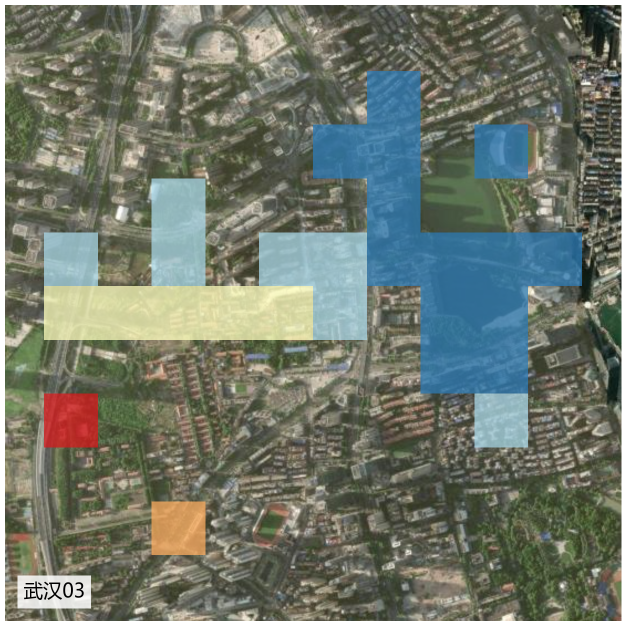
#> input picture 20261014/整合/第一部分/片区单独出图/武汉03.png, 1252 x 1252 px (shown at 1/2 size); its folder holds 4 pictures in this run
$ python '大创-绘图-指南针等.py'
#> lines starting #> are read from the running program, lines starting #| are printed output that depends on the picture
import os
import re
import numpy as np
import matplotlib.pyplot as plt
import matplotlib.font_manager as fm
from matplotlib.patches import Rectangle, Polygon as MplPolygon
from PIL import Image
import warnings
warnings.filterwarnings("ignore")

# ================== 配置 ==================
INPUT_DIR = "片区单独出图"
OUTPUT_FILE = "武汉_全片区拼图.png"
N_COLS = 7
WINDOW_SIZE_M = 2313          # ★ 必须和单图脚本里的 window_size 一致！

# 中文字体
available_fonts = [f.name for f in fm.fontManager.ttflist]
if 'Microsoft YaHei' in available_fonts:
    plt.rcParams['font.sans-serif'] = ['Microsoft YaHei']
elif 'SimHei' in available_fonts:
    plt.rcParams['font.sans-serif'] = ['SimHei']
else:
    plt.rcParams['font.sans-serif'] = ['sans-serif']
plt.rcParams['axes.unicode_minus'] = False

colors = ['#2c7bb6', '#abd9e9', '#ffffbf', '#fdae61', '#d7191c']

# ================== 扫描图片 ==================
def sort_key(fname):
    m = re.search(r'(\d+)', fname)
    return int(m.group(1)) if m else 9999

img_files = sorted([f for f in os.listdir(INPUT_DIR) if f.lower().endswith('.png')], key=sort_key)
print(f"找到 {len(img_files)} 张片区图")
if len(img_files) == 0:
    raise FileNotFoundError(f"{INPUT_DIR} 中没有 PNG")

n_imgs = len(img_files)
n_rows = int(np.ceil(n_imgs / N_COLS))

# ================== 绘制拼图 ==================
import matplotlib.gridspec as gridspec
fig = plt.figure(figsize=(N_COLS * 3.2 + 2.8, n_rows * 3.2), facecolor='white')
gs = gridspec.GridSpec(
    n_rows, N_COLS + 1,
    width_ratios=[1] * N_COLS + [0.95],
    wspace=0.02, hspace=0.02,
    left=0.01, right=0.99, top=0.99, bottom=0.01
)

for idx, fname in enumerate(img_files):
    r, c = idx // N_COLS, idx % N_COLS
    ax = fig.add_subplot(gs[r, c])
    img = Image.open(os.path.join(INPUT_DIR, fname))
#> img is the input picture: PIL image 1252x1252 RGBA; mean R, G, B, A 112.8, 120.1, 108.4, 255
    ax.imshow(img)
    ax.set_axis_off()

for idx in range(n_imgs, n_rows * N_COLS):
    r, c = idx // N_COLS, idx % N_COLS
    ax = fig.add_subplot(gs[r, c])
    ax.set_axis_off()
#> this loop made 3 passes

# ================== 右侧栏 ==================
ax_right_top = fig.add_subplot(gs[0, N_COLS])
ax_right_top.set_xlim(0, 1); ax_right_top.set_ylim(0, 1); ax_right_top.set_axis_off()

# ---------- 指北针 ----------
cx, cy, size = 0.5, 0.78, 0.22
tip    = (cx, cy + size * 0.5)
left   = (cx - size * 0.22, cy - size * 0.5)
right  = (cx + size * 0.22, cy - size * 0.5)
center = (cx, cy - size * 0.08)
ax_right_top.add_patch(MplPolygon([tip, left, center], closed=True,
                                   facecolor='#1a1a1a', edgecolor='black',
                                   linewidth=1.0, zorder=3))
ax_right_top.add_patch(MplPolygon([tip, right, center], closed=True,
                                   facecolor='#f5f5f5', edgecolor='black',
                                   linewidth=1.0, zorder=3))
ax_right_top.plot([cx, cx], [center[1], tip[1]], color='black', linewidth=0.8, zorder=4)
ax_right_top.text(cx, tip[1] + 0.03, 'N', ha='center', va='bottom',
                   fontsize=18, fontweight='bold', zorder=5)

# ---------- 计算地图比例（关键修正） ----------
# 先强制画一次布局，让 matplotlib 计算出子图的实际像素宽度
fig.canvas.draw()

# 取任意一张地图子图
sample_ax = fig.axes[0]
bbox = sample_ax.get_window_extent()
map_width_px = bbox.width             # 一张地图子图的像素宽度
map_width_inch = map_width_px / fig.dpi

# 一张地图覆盖 WINDOW_SIZE_M 米，所以：
meters_per_inch = WINDOW_SIZE_M / map_width_inch

# 右侧栏的像素宽度
right_bbox = ax_right_top.get_window_extent()
right_width_inch = right_bbox.width / fig.dpi

# ---------- 比例尺（按地图真实比例绘制） ----------
# 选一个合适的整数长度（比如 500 米），换算成右侧栏的相对宽度
scale_length_m = 500
scale_length_inch = scale_length_m / meters_per_inch
scale_fraction = scale_length_inch / right_width_inch

# 画比例尺：只分 2 段（黑白各一）
n_blocks = 2
block_frac = scale_fraction / n_blocks
x0 = (1.0 - scale_fraction) / 2      # 居中
y0 = 0.30
block_h = 0.035

for i in range(n_blocks):
    color = 'black' if i % 2 == 0 else 'white'
    ax_right_top.add_patch(Rectangle((x0 + i * block_frac, y0),
                                      block_frac, block_h,
                                      facecolor=color, edgecolor='black',
                                      linewidth=0.8, zorder=3))

# 只标首尾两个数字：0 和 500
ax_right_top.text(x0, y0 - 0.018, '0',
                   ha='center', va='top', fontsize=9, zorder=3)
ax_right_top.text(x0 + scale_fraction, y0 - 0.018, f'{scale_length_m}',
                   ha='center', va='top', fontsize=9, zorder=3)

# 单位标注
ax_right_top.text(0.5, y0 - 0.07,
                   f'单位：米 (m)',
                   ha='center', va='top', fontsize=8.5, style='italic', zorder=3)

# ---------- 图例（放下半栏） ----------
if n_rows >= 2:
    ax_right_bot = fig.add_subplot(gs[1:, N_COLS])
else:
    ax_right_bot = ax_right_top
ax_right_bot.set_xlim(0, 1); ax_right_bot.set_ylim(0, 1); ax_right_bot.set_axis_off()

labels = ['低  (0–0.35)', '中低 (0.35–0.45)', '中  (0.45–0.55)',
          '中高 (0.55–0.65)', '高  (>0.65)']

ax_right_bot.text(0.5, 0.92, '更新潜力等级',
                   ha='center', va='center', fontsize=12,
                   fontweight='bold', zorder=3)

box_w, box_h = 0.20, 0.045
for i, (c, lb) in enumerate(zip(colors, labels)):
    yy = 0.80 - i * 0.07
    ax_right_bot.add_patch(Rectangle((0.10, yy), box_w, box_h,
                                      facecolor=c, edgecolor='black',
                                      linewidth=0.6, zorder=3))
    ax_right_bot.text(0.10 + box_w + 0.05, yy + box_h / 2, lb,
                       ha='left', va='center', fontsize=10, zorder=3)

plt.savefig(OUTPUT_FILE, dpi=220, bbox_inches='tight',
            pad_inches=0.15, facecolor='white')
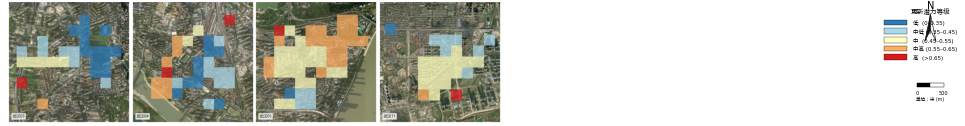
#> figure drawn by matplotlib, 5 panels
plt.close(fig)
print(f"\n✅ 拼图完成：{OUTPUT_FILE}")
